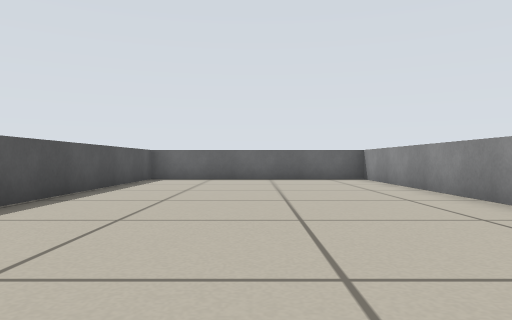
View 1 (above)

24 first-person views from a walk through a world built for the Player/Stage simulator. The camera is 0.33 m above the floor, looks level and sees 70° across. The lines on the ground mark 1 m squares. The floor is counted in squares, 0.5 m on a side. Each view is taken from the middle of a square. On the plan, view 1 faces up. The plan holds only what a view shows up to about 11 squares ahead; the rest is blank. The robots in the file are not drawn.

View 2
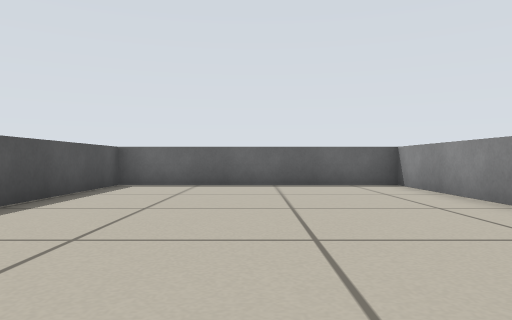

View 3
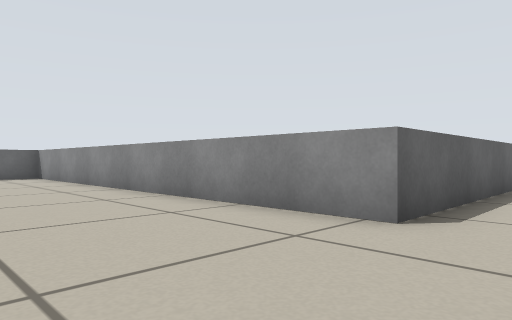

View 4
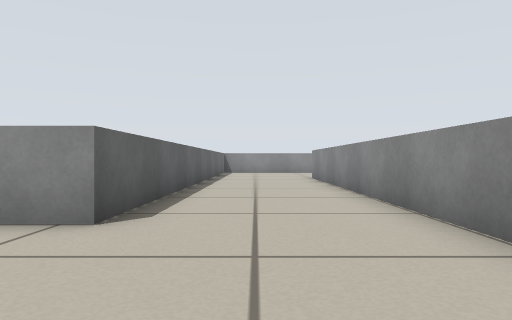

View 5
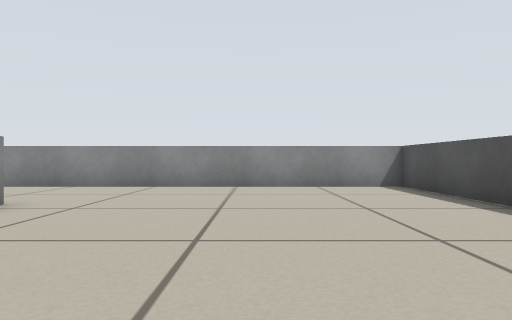

View 6
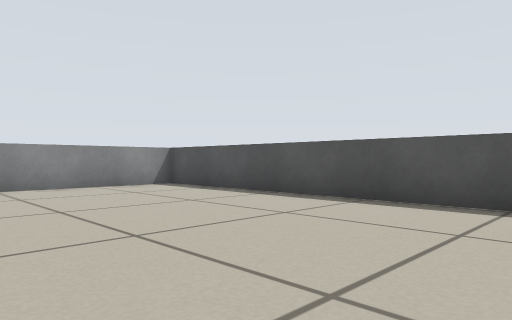

View 7
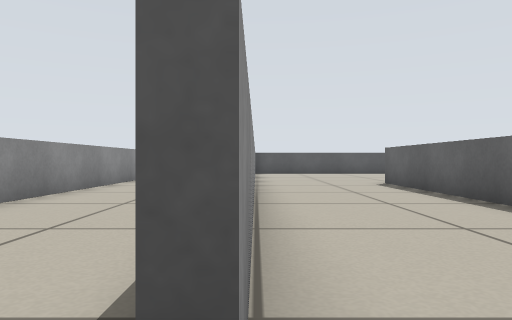

View 8
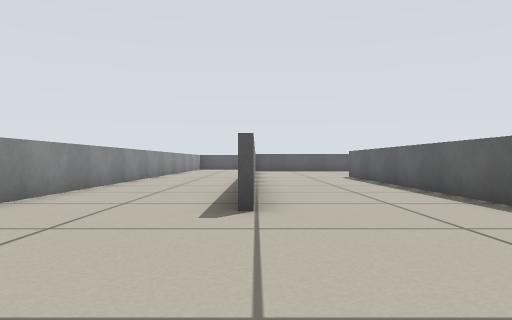

View 9
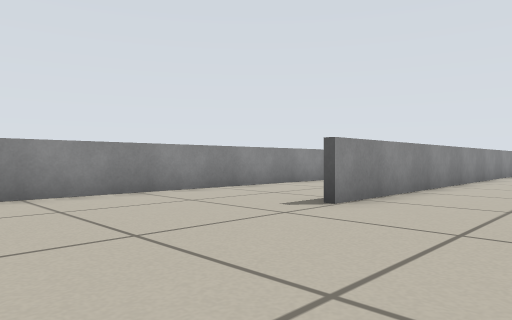

View 10
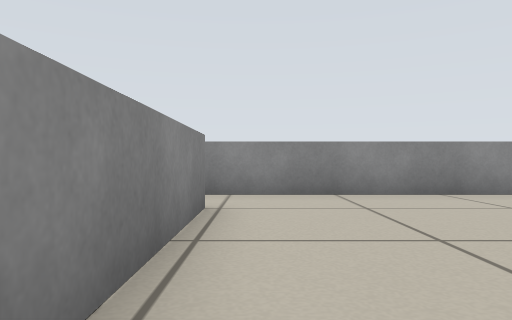

View 11
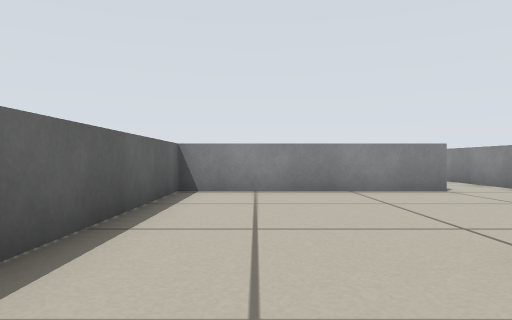

View 12
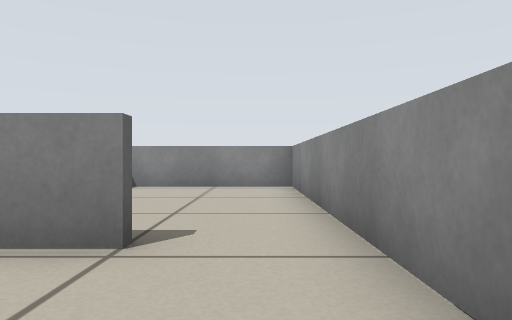

View 13
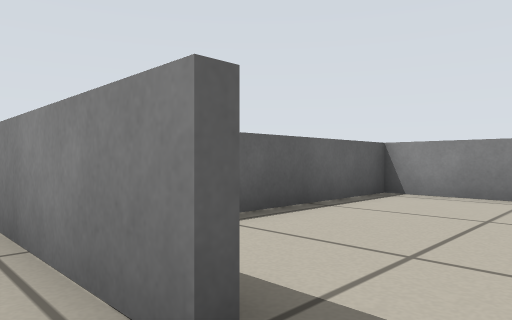

View 14
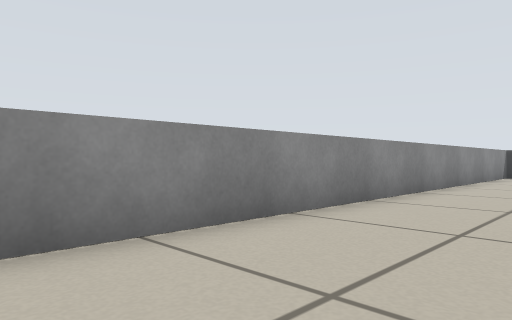

View 15
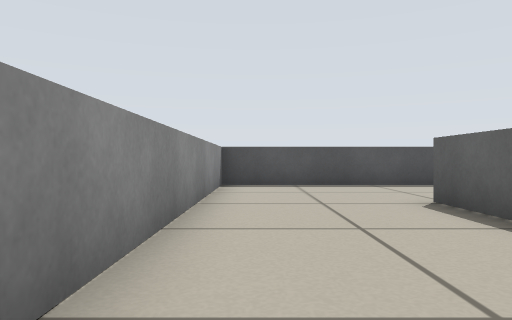

View 16
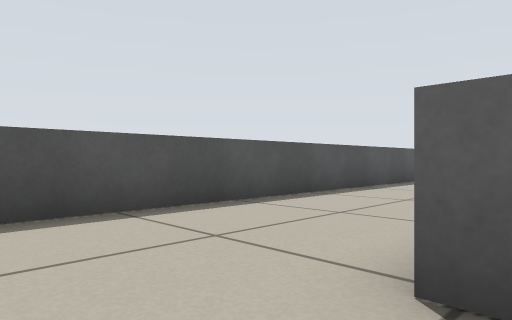

View 17
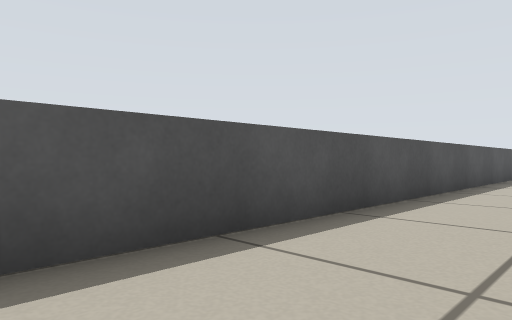

View 18
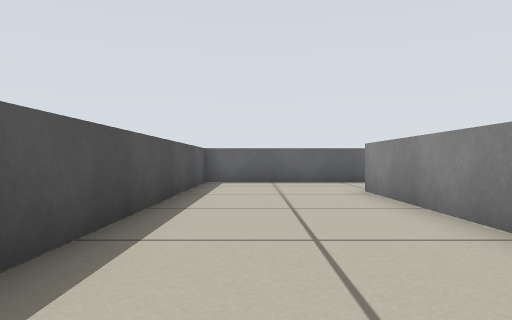

View 19
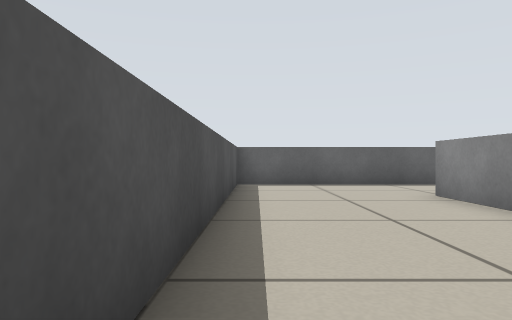

View 20
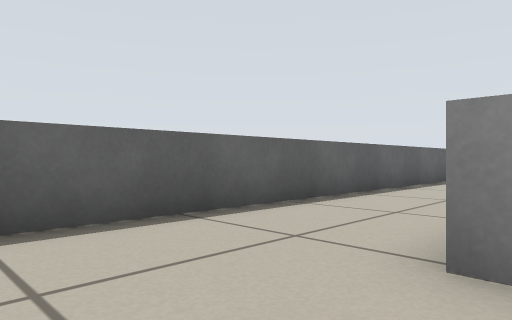

View 21
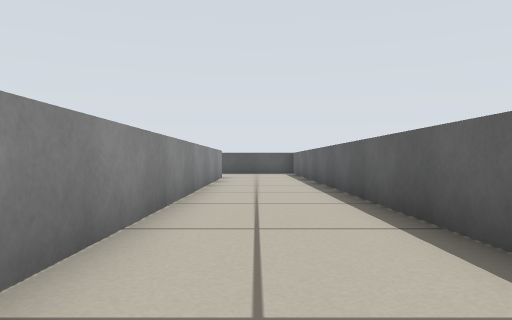

View 22
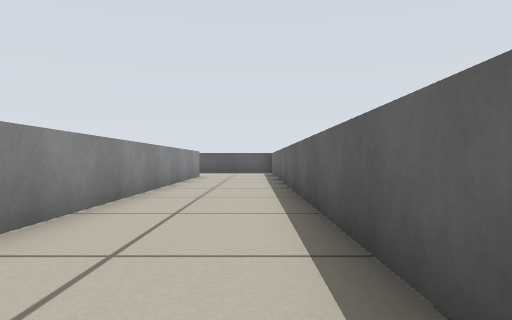

View 23
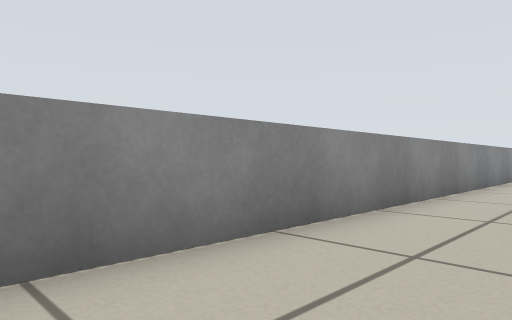

View 24
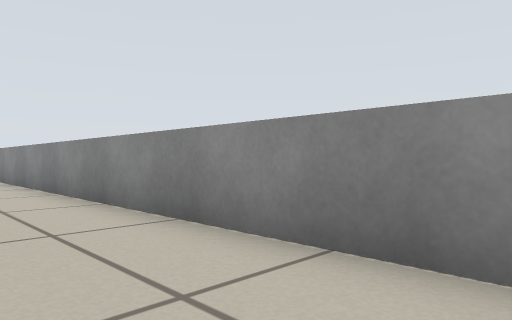

### Floor plan
Ten units are one square. View 1 is at (0, 0); x grows to the right and y downward. Boxes are objects, and circles mark ways between rooms. Rooms are numbered by the first view taken in them; rooms with no view inside come last. Other rooms are left out.
<svg viewBox="-80 -163 335 247">
<path fill="none" stroke="#000" d="M-19 42 -38 42M-37 -82 -37 -128M-45 -158 -75 -158 -75 79 185 79M187 61 187 4 37 4 37 -125 -36 -125 -36 40 134 40M99 -158 -45 -158M-9 -127 239 -127M185 79 250 79 250 36 210 36"/>
<circle cx="-50" cy="-145" r="3" fill="#2a7"/>
<circle cx="190" cy="70" r="3" fill="#2a7"/>
<text x="20" y="-10">1</text>
<text x="200" y="-60">2</text>
<text x="220" y="60">3</text>
</svg>
Room 1 opens to room 2. Room 1 opens to room 3.

Where each view was taken, in squares from view 1:
view 1: 0 up, 0 right, facing up
view 2: 3 up, 0 right, facing up
view 3: 2 down, 0 right, facing up-right
view 4: 2 down, 0 right, facing right
view 5: 5 up, 0 right, facing down
view 6: 5 up, 2 right, facing down-left
view 7: 4 down, 14 right, facing left
view 8: 4 down, 18 right, facing left
view 9: 1 down, 18 right, facing down-left
view 10: 1 down, 18 right, facing down
view 11: 2 down, 11 right, facing right
view 12: 7 down, 16 right, facing right
view 13: 7 down, 18 right, facing up-right
view 14: 5 down, 8 right, facing down-left
view 15: 7 down, 2 right, facing left
view 16: 6 down, 3 left, facing up-left
view 17: 0 up, 5 left, facing up-left
view 18: 5 up, 6 left, facing up
view 19: 6 up, 7 left, facing up
view 20: 12 up, 6 left, facing up-right
view 21: 14 up, 10 right, facing left
view 22: 15 up, 11 right, facing left
view 23: 15 up, 15 right, facing down-left
view 24: 15 up, 11 right, facing down-right
